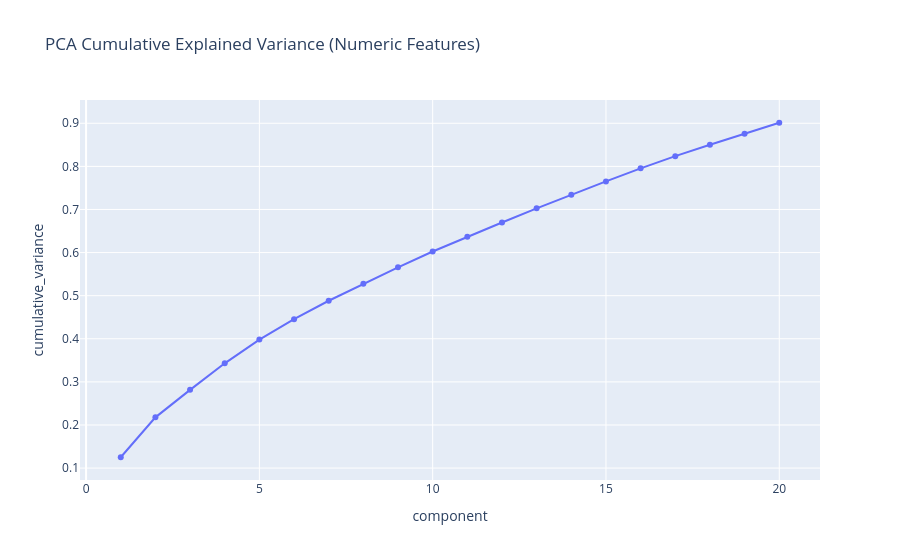
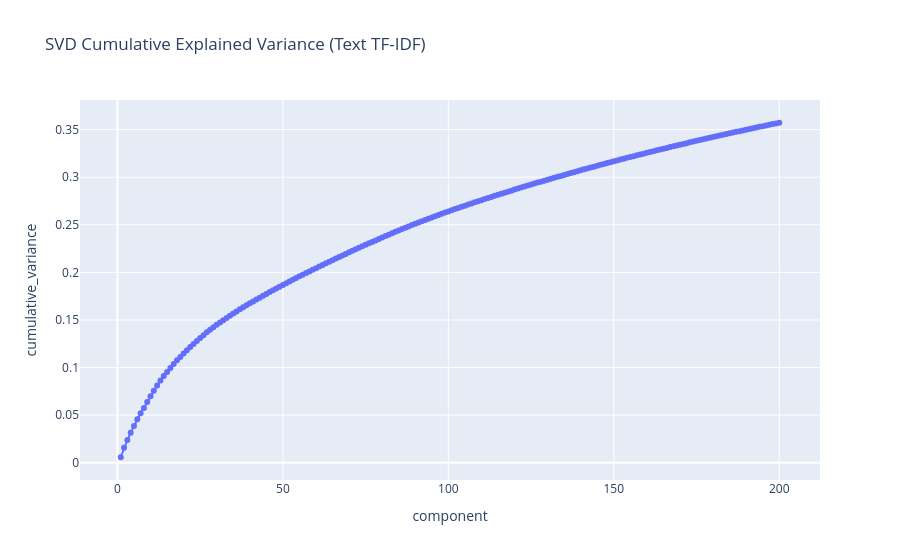
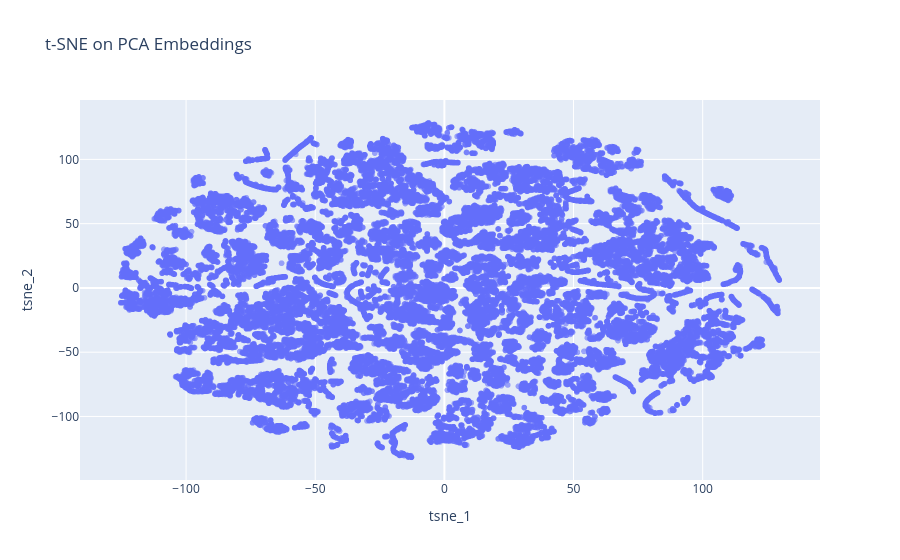

The cell these charts' notebook holds for them, in order:
### Markdown cell above
## 5) Visualization Set

### Code cell
def save_plot(fig, path: Path) -> None:
    fig.write_html(str(path))
    png_path = path.with_suffix(".png")
    try:
        fig.write_image(str(png_path))
    except Exception:
        pass

pca_variance = pd.read_csv(ARTIFACTS_DIR / "pca_variance.csv")
svd_variance = pd.read_csv(ARTIFACTS_DIR / "svd_variance.csv")
tsne_df = pd.read_parquet(ARTIFACTS_DIR / "pca_tsne.parquet")

fig_pca = px.line(
    pca_variance,
    x="component",
    y="cumulative_variance",
    markers=True,
    title="PCA Cumulative Explained Variance (Numeric Features)",
 )
save_plot(fig_pca, ARTIFACTS_DIR / "pca_cumulative_variance.html")
fig_pca.show()

fig_svd = px.line(
    svd_variance,
    x="component",
    y="cumulative_variance",
    markers=True,
    title="SVD Cumulative Explained Variance (Text TF-IDF)",
 )
save_plot(fig_svd, ARTIFACTS_DIR / "svd_cumulative_variance.html")
fig_svd.show()

fig_tsne = px.scatter(
    tsne_df,
    x="tsne_1",
    y="tsne_2",
    title="t-SNE on PCA Embeddings",
    opacity=0.6,
 )
save_plot(fig_tsne, ARTIFACTS_DIR / "tsne_scatter.html")
fig_tsne.show()

### Figure 1 — Plotly figure (JSON) as saved in the notebook; plotly's stock layout.template omitted (floating-point values rounded to 4 significant figures)
{"data": [{"hovertemplate": "component=%{x}<br>cumulative_variance=%{y}<extra></extra>", "legendgroup": "", "line": {"color": "#636efa", "dash": "solid"}, "marker": {"symbol": "circle"}, "mode": "lines+markers", "name": "", "orientation": "v", "showlegend": false, "type": "scatter", "x": [1, 2, 3, 4, 5, 6, 7, 8, 9, 10, 11, 12, 13, 14, 15, 16, 17, 18, 19, 20], "xaxis": "x", "y": [0.1251, 0.2177, 0.2815, 0.343, 0.3981, 0.4453, 0.4882, 0.5279, 0.5658, 0.6024, 0.6367, 0.6699, 0.7026, 0.7343, 0.765, 0.7955, 0.8238, 0.85, 0.876, 0.9012], "yaxis": "y"}], "layout": {"legend": {"tracegroupgap": 0}, "title": {"text": "PCA Cumulative Explained Variance (Numeric Features)"}, "xaxis": {"anchor": "y", "domain": [0, 1], "title": {"text": "component"}}, "yaxis": {"anchor": "x", "domain": [0, 1], "title": {"text": "cumulative_variance"}}}}

### Figure 2 — Plotly figure (JSON) as saved in the notebook; plotly's stock layout.template omitted (floating-point values rounded to 4 significant figures; data arrays with more than 128 entries replaced by an {"elided": "..."} marker saying what was removed)
{"data": [{"hovertemplate": "component=%{x}<br>cumulative_variance=%{y}<extra></extra>", "legendgroup": "", "line": {"color": "#636efa", "dash": "solid"}, "marker": {"symbol": "circle"}, "mode": "lines+markers", "name": "", "orientation": "v", "showlegend": false, "type": "scatter", "x": {"elided": "200 int values"}, "xaxis": "x", "y": {"elided": "200 float values"}, "yaxis": "y"}], "layout": {"legend": {"tracegroupgap": 0}, "title": {"text": "SVD Cumulative Explained Variance (Text TF-IDF)"}, "xaxis": {"anchor": "y", "domain": [0, 1], "title": {"text": "component"}}, "yaxis": {"anchor": "x", "domain": [0, 1], "title": {"text": "cumulative_variance"}}}}

### Figure 3 — Plotly figure (JSON) as saved in the notebook; plotly's stock layout.template omitted (floating-point values rounded to 4 significant figures; data arrays with more than 128 entries replaced by an {"elided": "..."} marker saying what was removed)
{"data": [{"hovertemplate": "tsne_1=%{x}<br>tsne_2=%{y}<extra></extra>", "legendgroup": "", "marker": {"color": "#636efa", "opacity": 0.6, "symbol": "circle"}, "mode": "markers", "name": "", "showlegend": false, "type": "scattergl", "x": {"elided": "59047 float values"}, "xaxis": "x", "y": {"elided": "59047 float values"}, "yaxis": "y"}], "layout": {"legend": {"tracegroupgap": 0}, "title": {"text": "t-SNE on PCA Embeddings"}, "xaxis": {"anchor": "y", "domain": [0, 1], "title": {"text": "tsne_1"}}, "yaxis": {"anchor": "x", "domain": [0, 1], "title": {"text": "tsne_2"}}}}
